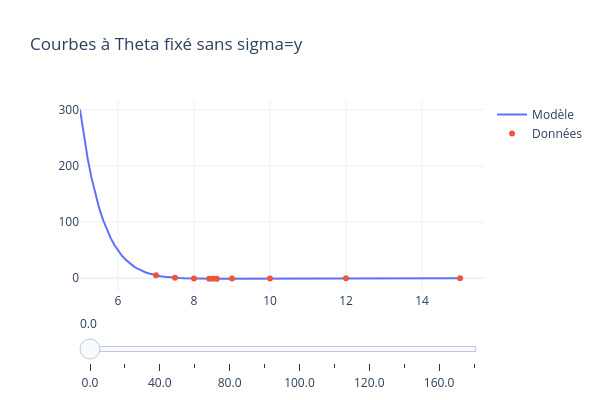
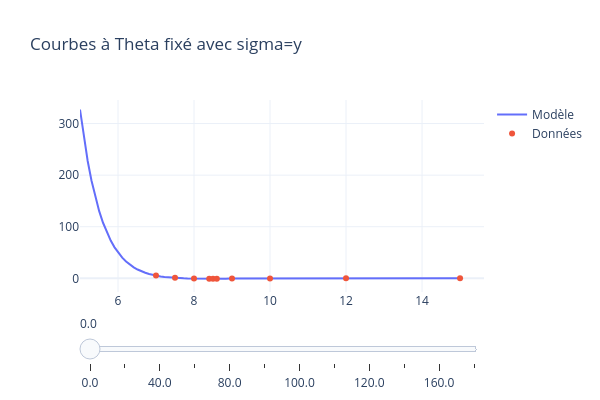

Here is the notebook cell these charts were saved with, in order:
### Code cell
Theta_vals = np.array([0., 20., 40., 60., 80., 90., 100., 115., 120., 140., 160., 180.])
x_R = np.linspace(5, 15, 100)
plot_interactif(V_opt, params_opt_cf, Theta_vals, x_R, Ar,
                fixed_col="Theta", x_col="R", y_col="Energy_mEh",
                title="Courbes à Theta fixé sans sigma=y",fixed_first=False)
plot_interactif(V_opt, params_opt_cf_sigma, Theta_vals, x_R, Ar,
                fixed_col="Theta", x_col="R", y_col="Energy_mEh",
                title="Courbes à Theta fixé avec sigma=y",fixed_first=False)
